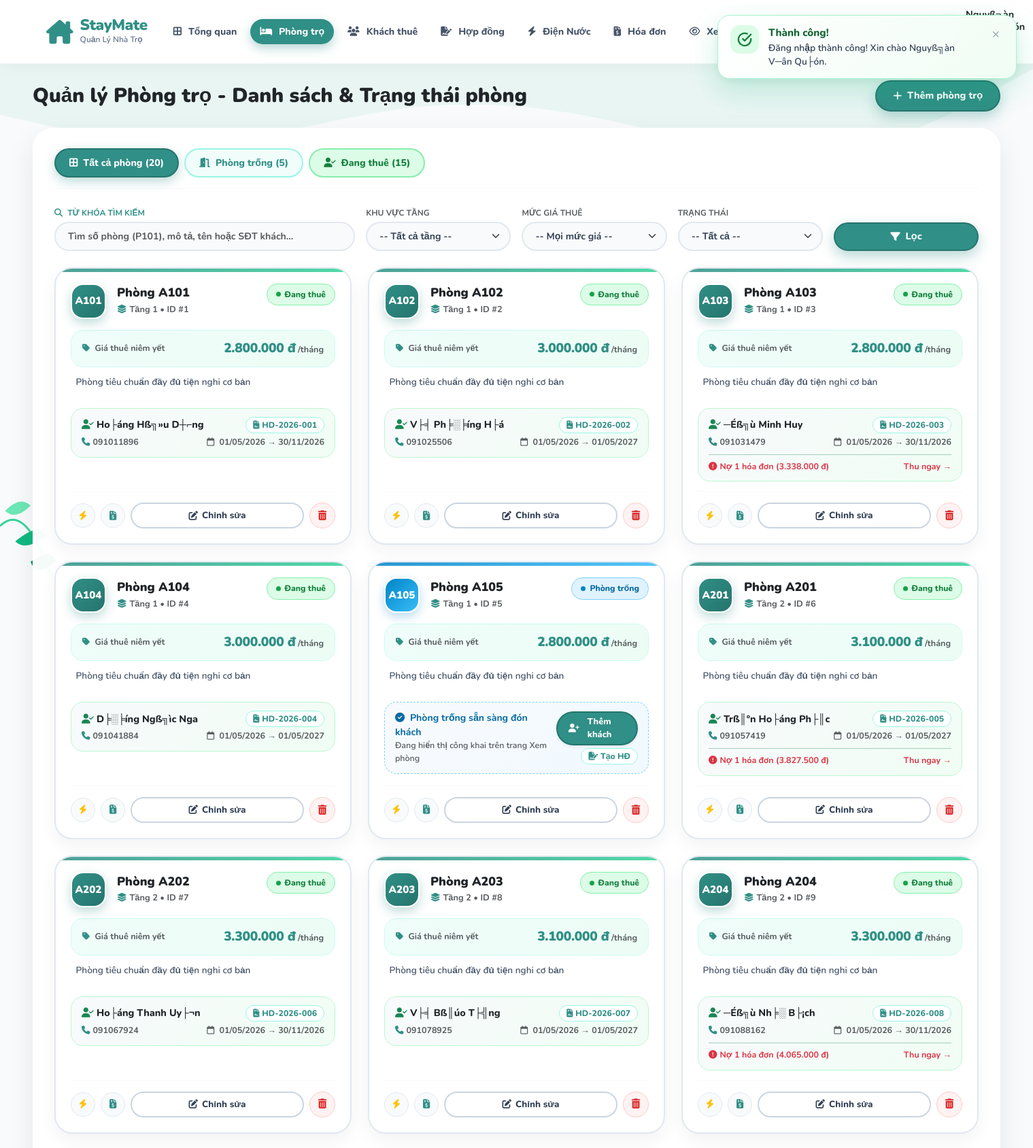
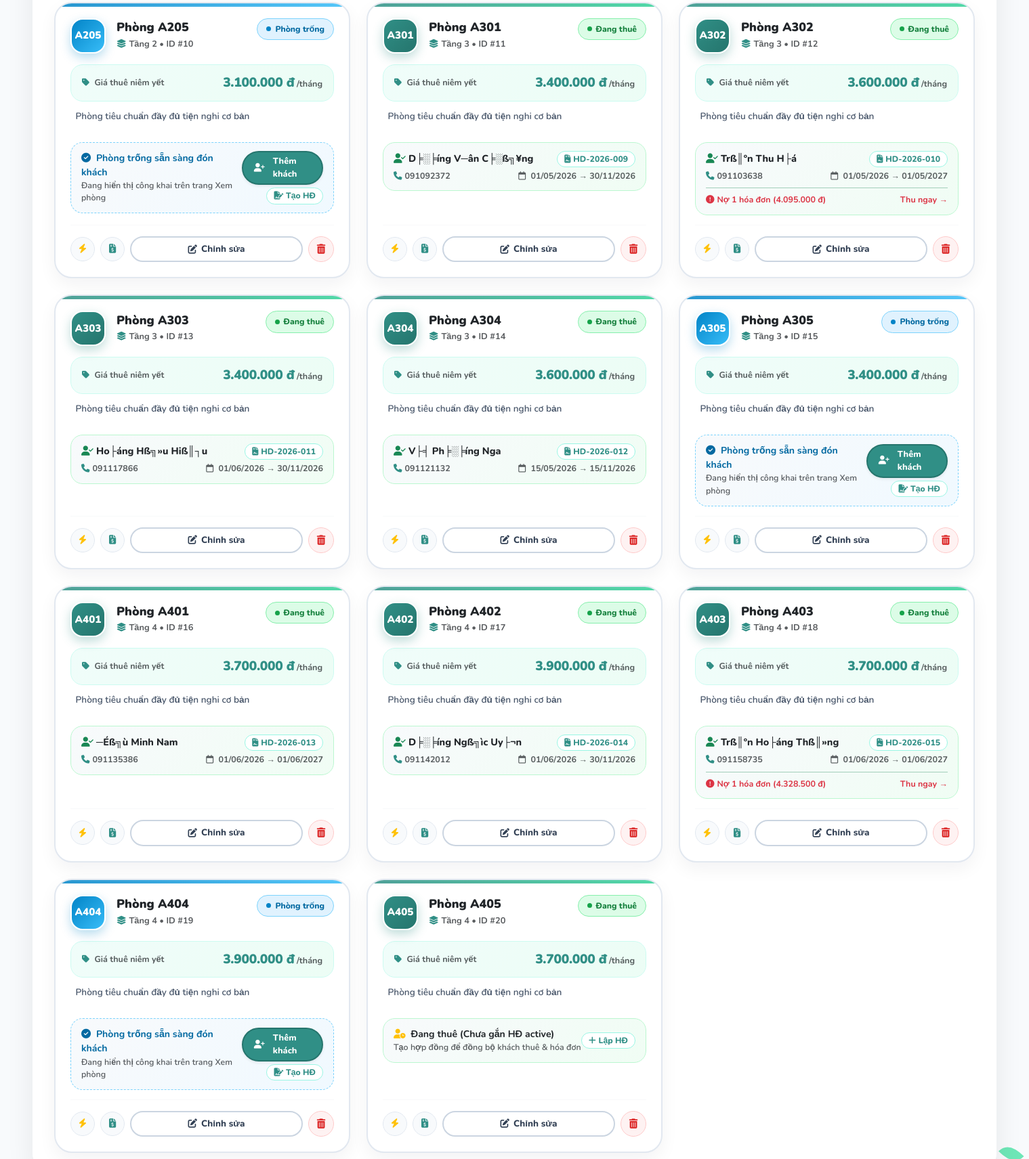
The app's page /index.php?route=rooms (signed in, upper part) with its own data (2 pictures, top to bottom).
### tables this page shows
CREATE TABLE `contracts` (
  `id` int NOT NULL AUTO_INCREMENT,
  `contract_code` varchar(30) DEFAULT NULL,
  `contract_type` enum('deposit_hold','official_lease') DEFAULT 'official_lease',
  `parent_contract_id` int DEFAULT NULL,
  `room_id` int NOT NULL,
  `tenant_id` int NOT NULL,
  `start_date` date NOT NULL,
  `end_date` date NOT NULL,
  `deposit_amount` decimal(10,2) NOT NULL,
  `deposit_date` date DEFAULT NULL,
  `deposit_paid_percent` int DEFAULT '100',
  `deposit_status` enum('held','paid','refunded','forfeited') DEFAULT 'held',
  `monthly_rent` decimal(10,2) DEFAULT '0.00',
  `first_month_rent_paid` tinyint(1) DEFAULT '0',
  `first_month_invoice_id` int DEFAULT NULL,
  `electricity_rate` decimal(10,2) DEFAULT '3500.00',
  `water_rate` decimal(10,2) DEFAULT '20000.00',
  `service_fee` decimal(10,2) DEFAULT '150000.00',
  `signature_type` enum('online','paper') DEFAULT 'online',
  `signature_status` enum('pending','signed') DEFAULT 'pending',
  `tenant_signature` longtext,
  `manager_signature` longtext,
  `scan_file` varchar(255) DEFAULT NULL,
  `signed_at` datetime DEFAULT NULL,
  `renewal_status` varchar(20) DEFAULT 'none',
  `terminated_at` date DEFAULT NULL,
  `termination_reason` text,
  `notes` text,
  `status` enum('active','expired','terminated') DEFAULT 'active',
  `created_at` timestamp NULL DEFAULT CURRENT_TIMESTAMP,
  `first_month_paid_at` datetime DEFAULT NULL,
  `first_month_paid_note` varchar(255) DEFAULT NULL,
  `unpaid_notice_sent` tinyint(1) DEFAULT '0',
  `unpaid_notice_sent_at` datetime DEFAULT NULL,
  `termination_verification_case` varchar(30) DEFAULT 'none',
  `refund_confirmed_invoice` tinyint(1) DEFAULT '0',
  `unpaid_notice_resolved_at` datetime DEFAULT NULL,
  PRIMARY KEY (`id`),
  UNIQUE KEY `contract_code` (`contract_code`),
  KEY `room_id` (`room_id`),
  KEY `tenant_id` (`tenant_id`),
  CONSTRAINT `contracts_ibfk_1` FOREIGN KEY (`room_id`) REFERENCES `rooms` (`id`),
  CONSTRAINT `contracts_ibfk_2` FOREIGN KEY (`tenant_id`) REFERENCES `users` (`id`)
);

CREATE TABLE `rooms` (
  `id` int NOT NULL AUTO_INCREMENT,
  `building_id` int DEFAULT NULL,
  `room_number` varchar(20) NOT NULL,
  `price` decimal(10,2) NOT NULL,
  `status` enum('available','rented','maintenance') DEFAULT 'available',
  `description` text,
  `created_at` timestamp NULL DEFAULT CURRENT_TIMESTAMP,
  PRIMARY KEY (`id`),
  UNIQUE KEY `room_number` (`room_number`)
);

CREATE TABLE `users` (
  `id` int NOT NULL AUTO_INCREMENT,
  `username` varchar(50) NOT NULL,
  `password` varchar(255) NOT NULL,
  `full_name` varchar(100) NOT NULL,
  `phone` varchar(20) NOT NULL,
  `email` varchar(191) DEFAULT NULL,
  `role` enum('admin','landlord','tenant','manager') NOT NULL DEFAULT 'tenant',
  `preferred_room_id` int DEFAULT NULL,
  `created_at` timestamp NULL DEFAULT CURRENT_TIMESTAMP,
  `cccd` varchar(20) DEFAULT NULL,
  `birthday` date DEFAULT NULL,
  `gender` varchar(10) DEFAULT 'Nß╗»',
  `occupation` varchar(100) DEFAULT NULL,
  `hometown` varchar(100) DEFAULT NULL,
  `emergency_contact` varchar(20) DEFAULT NULL,
  `status` varchar(20) DEFAULT 'active',
  `roommate_name` varchar(100) DEFAULT NULL,
  `roommate_phone` varchar(20) DEFAULT NULL,
  PRIMARY KEY (`id`),
  UNIQUE KEY `username` (`username`),
  UNIQUE KEY `email` (`email`)
);

### app/views/rooms/index.php (the view, shortened to what the rows shown need)
<?php
if (!function_exists('h')) {
    function h($s): string {
        return htmlspecialchars((string)$s, ENT_QUOTES, 'UTF-8');
    }
}
if (!function_exists('money')) {
    function money($n): string {
        return number_format((float)$n, 0, ',', '.') . ' đ';
    }
}
?>
<!DOCTYPE html>
<html lang="vi">
<head>
    <link href="https://cdn.jsdelivr.net/npm/bootstrap@5.3.0/dist/css/bootstrap.min.css" rel="stylesheet">
    <link rel="stylesheet" href="https://cdnjs.cloudflare.com/ajax/libs/font-awesome/6.4.0/css/all.min.css">
</head>
<body>
    <div class="container-fluid px-4 px-xl-5 py-4 position-relative">
        <div class="d-flex justify-content-between align-items-center mb-4 flex-wrap gap-3">
            <h2 class="fw-black text-dark mb-0" style="font-weight: 900; font-size: 1.85rem;">Quản lý Phòng trọ - Danh sách &amp; Trạng thái phòng</h2>
        </div>
        <div class="section-box anim-fade-up">
            <div class="row g-4">
                <?php if (!empty($rooms)): ?>
                    <?php foreach ($rooms as $idx => $room):
                        $isAvailable = ($room['status'] ?? 'available') === 'available';
                        $roomId      = (int)$room['id'];
                        $unpaidCnt   = (int)($room['unpaid_count'] ?? 0);
                        $delayStyle  = 'animation-delay: ' . min(0.35, $idx * 0.05) . 's;';
                    ?>
                        <div class="col-xxl-4 col-xl-4 col-lg-6 col-md-6 anim-fade-up" style="<?= $delayStyle ?>">
                            <div class="room-card <?= $isAvailable ? 'is-available' : '' ?>">
                                <div>
                                    <div class="d-flex align-items-start justify-content-between gap-2">
                                        <div class="d-flex align-items-center gap-3">
                                            <div class="room-code-box <?= $isAvailable ? 'is-available' : '' ?>">
                                                <?= h($room['room_number']) ?>
                                            </div>
                                            <div>
                                                <h5 class="fw-black mb-1 text-dark" style="font-weight: 900; font-size: 1.12rem;">
                                                    Phòng <?= h($room['room_number']) ?>
                                                </h5>
                                                <div class="text-muted fw-bold" style="font-size: 0.8rem;">
                                                    <i class="fa-solid fa-layer-group text-teal-main me-1"></i><?= h($room['floor_label']) ?>
                                                    &bull; ID #<?= $roomId ?>
                                                </div>
                                            </div>
                                        </div>
                                        <?php if ($isAvailable): ?>
                                            <span class="badge-status-room badge-status-empty">
                                                <span class="status-dot-live" style="background: #0284c7;"></span> Phòng trống
                                            </span>
                                        <?php else: ?>
                                            <span class="badge-status-room badge-status-rented">
                                                <span class="status-dot-live" style="background: #16a34a;"></span> Đang thuê
                                            </span>
                                        <?php endif; ?>
                                    </div>
                                    <div class="price-banner">
                                        <span class="fw-bold text-muted small">
                                            <i class="fa-solid fa-tag text-teal-main me-1"></i> Giá thuê niêm yết
                                        </span>
                                        <div>
                                            <span class="price-val"><?= money($room['price']) ?></span>
                                            <span class="text-muted fw-bold small">/tháng</span>
                                        </div>
                                    </div>
                                    <?php
                                        $cleanAdminDesc = !empty($d['note']) ? $d['note'] : (!empty($d['amenities']) ? $d['amenities'] : 'Phòng tiêu chuẩn đầy đủ tiện nghi cơ bản');
                                    ?>
                                    <div class="desc-box" title="<?= h($cleanAdminDesc) ?>">
                                        <?= h($cleanAdminDesc) ?>
                                    </div>
                                    <?php if (!$isAvailable): ?>
                                        <div class="tenant-box">
                                            <?php if (!empty($room['contract_id'])): ?>
                                                <div class="d-flex justify-content-between align-items-center gap-2 mb-1">
                                                    <a href="index.php?route=tenants&keyword=<?= urlencode($room['tenant_phone'] ?? $room['tenant_name'] ?? '') ?>"
                                                       class="fw-black text-decoration-none text-dark text-truncate"
                                                       style="font-weight: 800; font-size: 0.9rem;">
                                                        <i class="fa-solid fa-user-check text-success me-1"></i><?= h($room['tenant_name']) ?>
                                                    </a>
                                                    <a href="index.php?route=contracts/detail&id=<?= (int)$room['contract_id'] ?>"
                                                       class="code-link-pill" title="Xem chi tiết hợp đồng">
                                                        <i class="fa-solid fa-file-contract"></i> <?= h($room['contract_code']) ?>
                                                    </a>
                                                </div>
                                                <div class="d-flex flex-wrap justify-content-between align-items-center gap-1 text-muted fw-bold" style="font-size: 0.78rem;">
                                                    <span><i class="fa-solid fa-phone me-1 text-teal-main"></i><?= h($room['tenant_phone']) ?></span>
                                                    <span>
                                                        <i class="fa-regular fa-calendar me-1"></i>
                                                        <?= date('d/m/Y', strtotime($room['contract_start'])) ?> → <?= date('d/m/Y', strtotime($room['contract_end'])) ?>
                                                    </span>
                                                </div>
                                                <?php if ($unpaidCnt > 0): ?>
                                                    <div class="mt-2 pt-2 border-top border-success-subtle d-flex justify-content-between align-items-center" style="font-size: 0.78rem;">
                                                        <span class="text-danger fw-bold">
                                                            <i class="fa-solid fa-circle-exclamation me-1"></i>Nợ <?= $unpaidCnt ?> hóa đơn (<?= money($room['unpaid_amount']) ?>)
                                                        </span>
                                                        <a href="index.php?route=invoices&room_id=<?= $roomId ?>&period=all" class="fw-bold text-danger text-decoration-none">
                                                            Thu ngay →
                                                        </a>
                                                    </div>
                                                <?php endif; ?>
                                            <?php else: ?>
                                                <div class="d-flex justify-content-between align-items-center">
                                                    <div>
                                                        <div class="fw-bold text-dark" style="font-size: 0.88rem;">
                                                            <i class="fa-solid fa-user-clock text-warning me-1"></i> Đang thuê (Chưa gắn HĐ active)
                                                        </div>
                                                        <div class="text-muted fw-semibold" style="font-size: 0.78rem;">
                                                            Tạo hợp đồng để đồng bộ khách thuê &amp; hóa đơn
                                                        </div>
                                                    </div>
                                                    <a href="index.php?route=contracts" class="code-link-pill">
                                                        <i class="fa-solid fa-plus"></i> Lập HĐ
                                                    </a>
                                                </div>
                                            <?php endif; ?>
                                        </div>
                                    <?php else: ?>
                                        <div class="empty-room-box d-flex justify-content-between align-items-center gap-2">
                                            <div>
                                                <div class="fw-bold" style="color: #0369a1; font-size: 0.88rem;">
                                                    <i class="fa-solid fa-circle-check me-1"></i> Phòng trống sẵn sàng đón khách
                                                </div>
                                                <div class="text-muted fw-semibold" style="font-size: 0.78rem;">
                                                    Đang hiển thị công khai trên trang Xem phòng
                                                </div>
                                            </div>
                                            <div class="d-flex flex-column gap-1 align-items-end">
                                                <a href="index.php?route=tenants&room_id=<?= $roomId ?>" class="btn-teal-custom py-1 px-3 text-decoration-none shadow-sm" style="font-size: 0.8rem; font-weight: 800;">
                                                    <i class="fa-solid fa-user-plus me-1"></i> Thêm khách
                                                </a>
                                                <a href="index.php?route=contracts" class="code-link-pill" title="Lập hợp đồng cho phòng này">
                                                    <i class="fa-solid fa-file-signature"></i> Tạo HĐ
                                                </a>
                                            </div>
                                        </div>
                                    <?php endif; ?>
                                </div>
                                <div class="d-flex align-items-center gap-2 pt-3 border-top border-light">
                                    <a href="index.php?route=utilities&room_id=<?= $roomId ?>&period=all"
                                       class="quick-link-chip" title="Xem chỉ số Điện Nước phòng <?= h($room['room_number']) ?>">
                                        <i class="fa-solid fa-bolt text-warning"></i>
                                    </a>
                                    <a href="index.php?route=invoices&room_id=<?= $roomId ?>&period=all"
                                       class="quick-link-chip" title="Xem Hóa đơn phòng <?= h($room['room_number']) ?>">
                                        <i class="fa-solid fa-file-invoice-dollar text-teal-main"></i>
                                    </a>
                                    <button type="button" class="btn-edit-card" data-bs-toggle="modal" data-bs-target="#editRoomModal<?= $roomId ?>">
                                        <i class="fa-solid fa-pen-to-square"></i> Chỉnh sửa
                                    </button>
                                    <form method="POST" action="index.php?route=rooms" class="m-0"
                                          onsubmit="return confirm('Bạn có chắc chắn muốn xóa Phòng <?= h($room['room_number']) ?> khỏi CSDL?');">
                                        <button type="submit" class="btn-del-card" title="Xóa phòng <?= h($room['room_number']) ?>">
                                            <i class="fa-solid fa-trash-can"></i>
                                        </button>
                                    </form>
                                </div>
                            </div>
                        </div>
                    <?php endforeach; ?>
                <?php endif; ?>
            </div>
        </div>
    </div>
</body>
</html>

### records on screen
contracts: room.room_number "A101", floor_label "Tầng 1", room "1", shows "Đang thuê", room.price "2.800.000 đ", cleanAdminDesc "Phòng tiêu chuẩn đầy đủ tiện nghi cơ bản", tenant.full_name "Ho├áng Hß╗»u D┼⌐ng", contract_code "HD-2026-001", tenant.phone "091011896", start_date "01/05/2026", end_date "30/11/2026"
contracts: room.room_number "A102", floor_label "Tầng 1", room "2", shows "Đang thuê", room.price "3.000.000 đ", cleanAdminDesc "Phòng tiêu chuẩn đầy đủ tiện nghi cơ bản", tenant.full_name "V├╡ Ph╞░╞íng H├á", contract_code "HD-2026-002", tenant.phone "091025506", start_date "01/05/2026", end_date "01/05/2027"
contracts: room.room_number "A103", floor_label "Tầng 1", room "3", shows "Đang thuê", room.price "2.800.000 đ", cleanAdminDesc "Phòng tiêu chuẩn đầy đủ tiện nghi cơ bản", tenant.full_name "─Éß╗ù Minh Huy", contract_code "HD-2026-003", tenant.phone "091031479", start_date "01/05/2026", end_date "30/11/2026", unpaidCnt "1", unpaid_amount "3.338.000 đ"
contracts: room.room_number "A104", floor_label "Tầng 1", room "4", shows "Đang thuê", room.price "3.000.000 đ", cleanAdminDesc "Phòng tiêu chuẩn đầy đủ tiện nghi cơ bản", tenant.full_name "D╞░╞íng Ngß╗ìc Nga", contract_code "HD-2026-004", tenant.phone "091041884", start_date "01/05/2026", end_date "01/05/2027"
contracts: room.room_number "A105", floor_label "Tầng 1", room "5", shows "Phòng trống", room.price "2.800.000 đ", cleanAdminDesc "Phòng tiêu chuẩn đầy đủ tiện nghi cơ bản"
contracts: room.room_number "A201", floor_label "Tầng 2", room "6", shows "Đang thuê", room.price "3.100.000 đ", cleanAdminDesc "Phòng tiêu chuẩn đầy đủ tiện nghi cơ bản", tenant.full_name "Trß║ºn Ho├áng Ph├║c", contract_code "HD-2026-005", tenant.phone "091057419", start_date "01/05/2026", end_date "01/05/2027", unpaidCnt "1", unpaid_amount "3.827.500 đ"
contracts: room.room_number "A202", floor_label "Tầng 2", room "7", shows "Đang thuê", room.price "3.300.000 đ", cleanAdminDesc "Phòng tiêu chuẩn đầy đủ tiện nghi cơ bản", tenant.full_name "Ho├áng Thanh Uy├¬n", contract_code "HD-2026-006", tenant.phone "091067924", start_date "01/05/2026", end_date "30/11/2026"
contracts: room.room_number "A203", floor_label "Tầng 2", room "8", shows "Đang thuê", room.price "3.100.000 đ", cleanAdminDesc "Phòng tiêu chuẩn đầy đủ tiện nghi cơ bản", tenant.full_name "V├╡ Bß║úo T├╣ng", contract_code "HD-2026-007", tenant.phone "091078925", start_date "01/05/2026", end_date "01/05/2027"
contracts: room.room_number "A204", floor_label "Tầng 2", room "9", shows "Đang thuê", room.price "3.300.000 đ", cleanAdminDesc "Phòng tiêu chuẩn đầy đủ tiện nghi cơ bản", tenant.full_name "─Éß╗ù Nh╞░ B├¡ch", contract_code "HD-2026-008", tenant.phone "091088162", start_date "01/05/2026", end_date "30/11/2026", unpaidCnt "1", unpaid_amount "4.065.000 đ"
rooms: room_number "A205", floor_label "Tầng 2", id "10", status "available" (drawn), price "3.100.000 đ", cleanAdminDesc "Phòng tiêu chuẩn đầy đủ tiện nghi cơ bản"
contracts: room.room_number "A301", floor_label "Tầng 3", room "11", shows "Đang thuê", room.price "3.400.000 đ", cleanAdminDesc "Phòng tiêu chuẩn đầy đủ tiện nghi cơ bản", tenant.full_name "D╞░╞íng V─ân C╞░ß╗¥ng", contract_code "HD-2026-009", tenant.phone "091092372", start_date "01/05/2026", end_date "30/11/2026"
contracts: room.room_number "A302", floor_label "Tầng 3", room "12", shows "Đang thuê", room.price "3.600.000 đ", cleanAdminDesc "Phòng tiêu chuẩn đầy đủ tiện nghi cơ bản", tenant.full_name "Trß║ºn Thu H├á", contract_code "HD-2026-010", tenant.phone "091103638", start_date "01/05/2026", end_date "01/05/2027", unpaidCnt "1", unpaid_amount "4.095.000 đ"
contracts: room.room_number "A303", floor_label "Tầng 3", room "13", shows "Đang thuê", room.price "3.400.000 đ", cleanAdminDesc "Phòng tiêu chuẩn đầy đủ tiện nghi cơ bản", tenant.full_name "Ho├áng Hß╗»u Hiß║┐u", contract_code "HD-2026-011", tenant.phone "091117866", start_date "01/06/2026", end_date "30/11/2026"
contracts: room.room_number "A304", floor_label "Tầng 3", room "14", shows "Đang thuê", room.price "3.600.000 đ", cleanAdminDesc "Phòng tiêu chuẩn đầy đủ tiện nghi cơ bản", tenant.full_name "V├╡ Ph╞░╞íng Nga", contract_code "HD-2026-012", tenant.phone "091121132", start_date "15/05/2026", end_date "15/11/2026"
rooms: room_number "A305", floor_label "Tầng 3", id "15", status "available" (drawn), price "3.400.000 đ", cleanAdminDesc "Phòng tiêu chuẩn đầy đủ tiện nghi cơ bản"
contracts: room.room_number "A401", floor_label "Tầng 4", room "16", shows "Đang thuê", room.price "3.700.000 đ", cleanAdminDesc "Phòng tiêu chuẩn đầy đủ tiện nghi cơ bản", tenant.full_name "─Éß╗ù Minh Nam", contract_code "HD-2026-013", tenant.phone "091135386", start_date "01/06/2026", end_date "01/06/2027"
contracts: room.room_number "A402", floor_label "Tầng 4", room "17", shows "Đang thuê", room.price "3.900.000 đ", cleanAdminDesc "Phòng tiêu chuẩn đầy đủ tiện nghi cơ bản", tenant.full_name "D╞░╞íng Ngß╗ìc Uy├¬n", contract_code "HD-2026-014", tenant.phone "091142012", start_date "01/06/2026", end_date "30/11/2026"
contracts: room.room_number "A403", floor_label "Tầng 4", room "18", shows "Đang thuê", room.price "3.700.000 đ", cleanAdminDesc "Phòng tiêu chuẩn đầy đủ tiện nghi cơ bản", tenant.full_name "Trß║ºn Ho├áng Thß║»ng", contract_code "HD-2026-015", tenant.phone "091158735", start_date "01/06/2026", end_date "01/06/2027", unpaidCnt "1", unpaid_amount "4.328.500 đ"
rooms: room_number "A404", floor_label "Tầng 4", id "19", status "available" (drawn), price "3.900.000 đ", cleanAdminDesc "Phòng tiêu chuẩn đầy đủ tiện nghi cơ bản"
rooms: room_number "A405", floor_label "Tầng 4", id "20", status "maintenance" (drawn), price "3.700.000 đ", cleanAdminDesc "Phòng tiêu chuẩn đầy đủ tiện nghi cơ bản", shows "Tạo hợp đồng để đồng bộ khách thuê & hóa đơn"

### other values on screen
$adminName "Nguyß╗àn V─ân Qu├ón"
$totalRooms "20"
$availRooms "5"
$rentedRooms "15"
